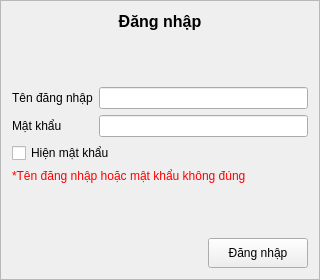
    <widget class="QFrame" name="login_frame">
     <property name="sizePolicy">
      <sizepolicy hsizetype="Minimum" vsizetype="Minimum">
       <horstretch>0</horstretch>
       <verstretch>0</verstretch>
      </sizepolicy>
     </property>
     <property name="minimumSize">
      <size>
       <width>320</width>
       <height>280</height>
      </size>
     </property>
     <property name="maximumSize">
      <size>
       <width>400</width>
       <height>280</height>
      </size>
     </property>
     <property name="frameShape">
      <enum>QFrame::StyledPanel</enum>
     </property>
     <property name="frameShadow">
      <enum>QFrame::Raised</enum>
     </property>
     <layout class="QVBoxLayout" name="verticalLayout">
      <item>
       <widget class="QLabel" name="login_label">
        <property name="sizePolicy">
         <sizepolicy hsizetype="Expanding" vsizetype="Maximum">
          <horstretch>0</horstretch>
          <verstretch>0</verstretch>
         </sizepolicy>
        </property>
        <property name="font">
         <font>
          <pointsize>12</pointsize>
          <weight>75</weight>
          <bold>true</bold>
         </font>
        </property>
        <property name="text">
         <string>Đăng nhập</string>
        </property>
        <property name="alignment">
         <set>Qt::AlignCenter</set>
        </property>
       </widget>
      </item>
      <item>
       <spacer name="verticalSpacer_3">
        <property name="orientation">
         <enum>Qt::Vertical</enum>
        </property>
        <property name="sizeType">
         <enum>QSizePolicy::Expanding</enum>
        </property>
        <property name="sizeHint" stdset="0">
         <size>
          <width>20</width>
          <height>30</height>
         </size>
        </property>
       </spacer>
      </item>
      <item>
       <layout class="QHBoxLayout" name="horizontalLayout_3">
        <item>
         <layout class="QVBoxLayout" name="verticalLayout_2">
          <item>
           <widget class="QLabel" name="username_label">
            <property name="text">
             <string>Tên đăng nhập</string>
            </property>
           </widget>
          </item>
          <item>
           <widget class="QLabel" name="password_label">
            <property name="text">
             <string>Mật khẩu</string>
            </property>
           </widget>
          </item>
         </layout>
        </item>
        <item>
         <layout class="QVBoxLayout" name="verticalLayout_3">
          <item>
           <widget class="QLineEdit" name="username_lineEdit"/>
          </item>
          <item>
           <widget class="QLineEdit" name="password_lineEdit">
            <property name="echoMode">
             <enum>QLineEdit::Password</enum>
            </property>
           </widget>
          </item>
         </layout>
        </item>
       </layout>
      </item>
      <item>
       <layout class="QHBoxLayout" name="horizontalLayout_2">
        <item>
         <widget class="QCheckBox" name="showPassword_checkBox">
          <property name="enabled">
           <bool>true</bool>
          </property>
          <property name="text">
           <string>Hiện mật khẩu</string>
          </property>
         </widget>
        </item>
       </layout>
      </item>
      <item>
       <widget class="QLabel" name="loginFailed_label">
        <property name="font">
         <font>
          <italic>false</italic>
         </font>
        </property>
        <property name="styleSheet">
         <string notr="true">color: rgb(255, 0, 0);</string>
        </property>
        <property name="text">
         <string>*Tên đăng nhập hoặc mật khẩu không đúng</string>
        </property>
       </widget>
      </item>
      <item>
       <spacer name="verticalSpacer_4">
        <property name="orientation">
         <enum>Qt::Vertical</enum>
        </property>
        <property name="sizeType">
         <enum>QSizePolicy::Expanding</enum>
        </property>
        <property name="sizeHint" stdset="0">
         <size>
          <width>20</width>
          <height>0</height>
         </size>
        </property>
       </spacer>
      </item>
      <item>
       <layout class="QHBoxLayout" name="horizontalLayout">
        <item alignment="Qt::AlignRight">
         <widget class="QPushButton" name="login_pushButton">
          <property name="sizePolicy">
           <sizepolicy hsizetype="Minimum" vsizetype="Minimum">
            <horstretch>0</horstretch>
            <verstretch>0</verstretch>
           </sizepolicy>
          </property>
          <property name="minimumSize">
           <size>
            <width>100</width>
            <height>30</height>
           </size>
          </property>
          <property name="text">
           <string>Đăng nhập</string>
          </property>
         </widget>
        </item>
       </layout>
      </item>
     </layout>
    </widget>
